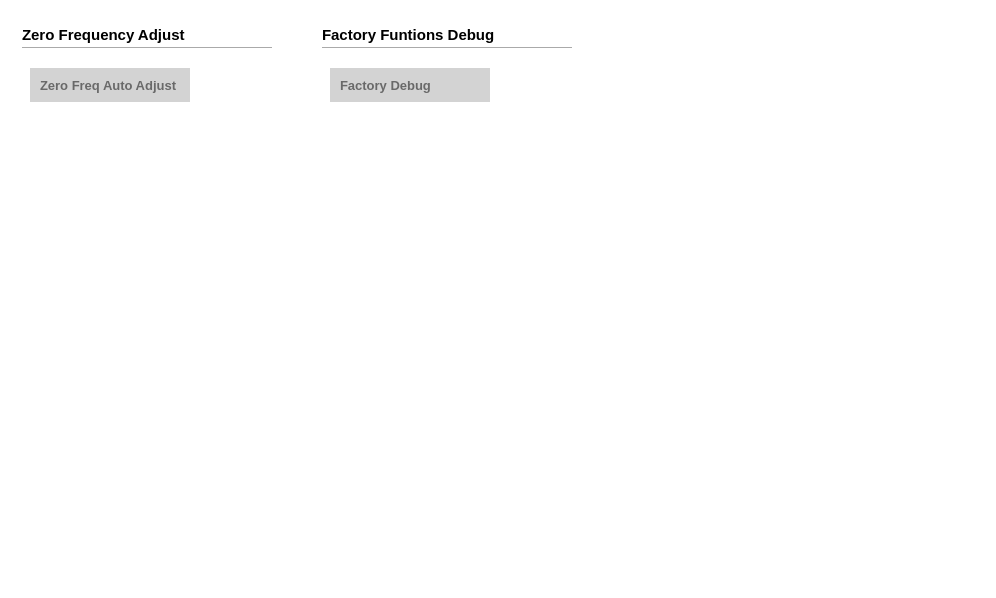
<?xml version="1.0" encoding="UTF-8"?>
<ui version="4.0">
 <class>filemana</class>
 <widget class="QWidget" name="filemana">
  <property name="geometry">
   <rect>
    <x>0</x>
    <y>0</y>
    <width>996</width>
    <height>598</height>
   </rect>
  </property>
  <property name="windowTitle">
   <string>Form</string>
  </property>
  <property name="styleSheet">
   <string notr="true">background-color: rgba(255, 255, 255,1);</string>
  </property>
  <property name="pltdismode" stdset="0">
   <string>indoor</string>
  </property>
  <widget class="QWidget" name="widget_2" native="true">
   <property name="geometry">
    <rect>
     <x>0</x>
     <y>0</y>
     <width>996</width>
     <height>720</height>
    </rect>
   </property>
   <property name="styleSheet">
    <string notr="true">QPushButton{
padding-left:10px;text-align:left;
color: rgb(105, 105, 105);
background-color: rgb(211, 211, 211);
font: 10pt &quot;Arial&quot;;
font-weight:Bold;
border: none;
}
QPushButton:checked
{
background-color: rgb(255, 181, 0);
color: rgb(57, 57, 57);
}
QLabel{background-color:rgba(0,0,0,0);
font: 11pt &quot;Arial&quot;;font-weight:Bold;}

#filemana[pltdismode=&quot;night&quot;] #widget_2
{	
background-color: rgb(0, 0, 0);
}
#filemana[pltdismode=&quot;indoor&quot;] #widget_2
{	
background-color:white;
}</string>
   </property>
   <widget class="Line" name="line_4">
    <property name="geometry">
     <rect>
      <x>22</x>
      <y>47</y>
      <width>250</width>
      <height>2</height>
     </rect>
    </property>
    <property name="styleSheet">
     <string notr="true">#filemana[pltdismode=&quot;indoor&quot;] #line_4
 {
background-color:rgba(6,62,97,1);	
}
#filemana[pltdismode=&quot;night&quot;] #line_4
 {
background-color:rgba(7,97,116,1);
}</string>
    </property>
    <property name="orientation">
     <enum>Qt::Horizontal</enum>
    </property>
   </widget>
   <widget class="QLabel" name="label_4">
    <property name="geometry">
     <rect>
      <x>22</x>
      <y>26</y>
      <width>221</width>
      <height>17</height>
     </rect>
    </property>
    <property name="font">
     <font>
      <family>Arial</family>
      <pointsize>11</pointsize>
      <weight>75</weight>
      <bold>true</bold>
     </font>
    </property>
    <property name="styleSheet">
     <string notr="true">#filemana[pltdismode=&quot;indoor&quot;] QLabel  {color:rgba(6,62,97,1);	background-color: white;}#filemana[pltdismode=&quot;night&quot;] QLabel  {color:rgba(7,97,116,1);	background-color: black;}</string>
    </property>
    <property name="text">
     <string>Zero Frequency Adjust</string>
    </property>
   </widget>
   <widget class="QPushButton" name="pushButton_19">
    <property name="geometry">
     <rect>
      <x>30</x>
      <y>68</y>
      <width>160</width>
      <height>34</height>
     </rect>
    </property>
    <property name="font">
     <font>
      <family>Arial</family>
      <pointsize>10</pointsize>
      <weight>75</weight>
      <italic>false</italic>
      <bold>true</bold>
     </font>
    </property>
    <property name="styleSheet">
     <string notr="true">#filemana[pltdismode=&quot;indoor&quot;] QPushButton
{
color: rgb(255, 255, 255);
background-color: rgb(85, 87, 83);
text-align:center;
}
#filemana[pltdismode=&quot;night&quot;] QPushButton
{
color: rgb(250,218,166);
text-align:center;
border-image: url(:/bit/image/click_night.png);
}</string>
    </property>
    <property name="text">
     <string>Zero Freq Auto Adjust</string>
    </property>
   </widget>
   <widget class="QPushButton" name="pushButton_21">
    <property name="geometry">
     <rect>
      <x>330</x>
      <y>68</y>
      <width>160</width>
      <height>34</height>
     </rect>
    </property>
    <property name="font">
     <font>
      <family>Arial</family>
      <pointsize>10</pointsize>
      <weight>75</weight>
      <italic>false</italic>
      <bold>true</bold>
     </font>
    </property>
    <property name="styleSheet">
     <string notr="true">#filemana[pltdismode=&quot;indoor&quot;] QPushButton
{
color: rgb(255, 255, 255);
background-color: rgb(85, 87, 83);
text-align:center;
}
#filemana[pltdismode=&quot;night&quot;] QPushButton
{
color: rgb(250,218,166);
text-align:center;
border-image: url(:/bit/image/click_night.png);
}</string>
    </property>
    <property name="text">
     <string>Factory Debug</string>
    </property>
   </widget>
   <widget class="Line" name="line_5">
    <property name="geometry">
     <rect>
      <x>322</x>
      <y>47</y>
      <width>250</width>
      <height>2</height>
     </rect>
    </property>
    <property name="styleSheet">
     <string notr="true">#filemana[pltdismode=&quot;indoor&quot;] #line_5
 {
background-color:rgba(6,62,97,1);	
}
#filemana[pltdismode=&quot;night&quot;] #line_5
 {
background-color:rgba(7,97,116,1);
}</string>
    </property>
    <property name="orientation">
     <enum>Qt::Horizontal</enum>
    </property>
   </widget>
   <widget class="QLabel" name="label_5">
    <property name="geometry">
     <rect>
      <x>322</x>
      <y>26</y>
      <width>251</width>
      <height>17</height>
     </rect>
    </property>
    <property name="font">
     <font>
      <family>Arial</family>
      <pointsize>11</pointsize>
      <weight>75</weight>
      <bold>true</bold>
     </font>
    </property>
    <property name="styleSheet">
     <string notr="true">#filemana[pltdismode=&quot;indoor&quot;] QLabel  {color:rgba(6,62,97,1);	background-color: white;}#filemana[pltdismode=&quot;night&quot;] QLabel  {color:rgba(7,97,116,1);	background-color: black;}</string>
    </property>
    <property name="text">
     <string>Factory Funtions Debug</string>
    </property>
   </widget>
  </widget>
 </widget>
 <resources/>
 <connections/>
</ui>
